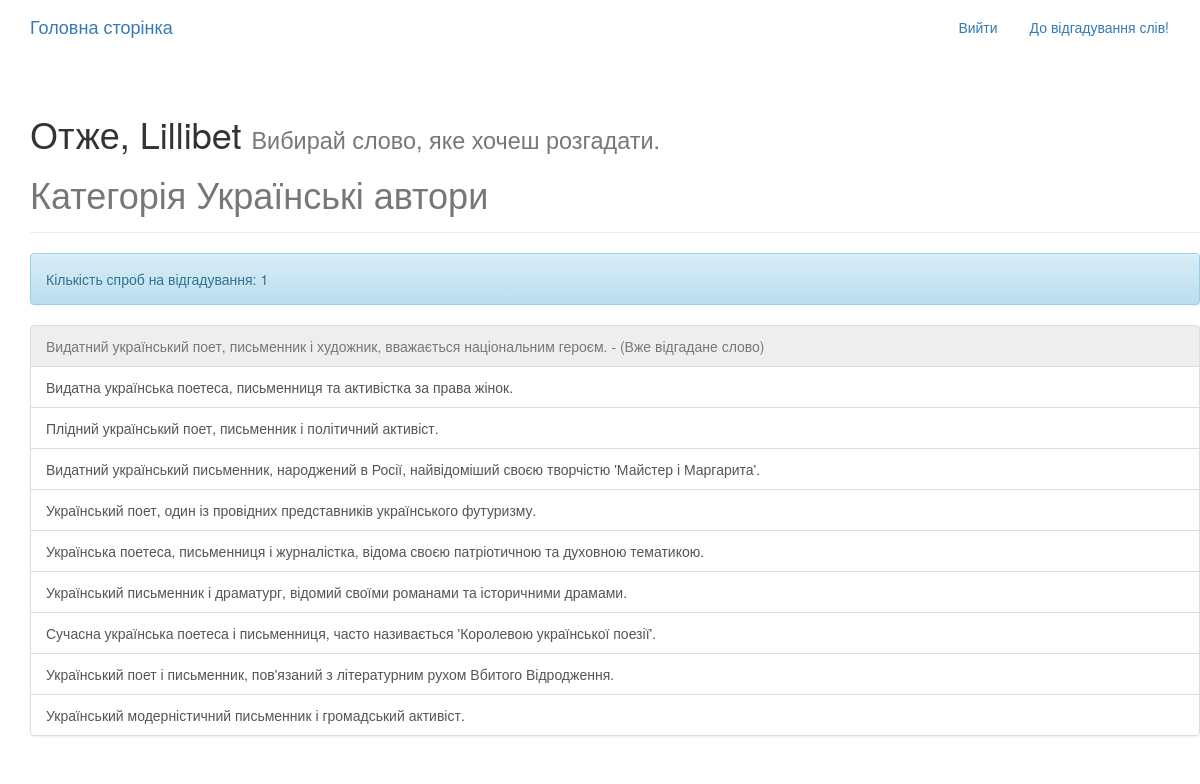
Screenshot of /game/categories/Українські автори/ (signed in) with the database file from the repository.
### game_app/models.py (models this page shows, shortened)
class Profile(models.Model):
    user = models.OneToOneField(User, on_delete=models.CASCADE)
    number_of_attempts_to_guess = models.IntegerField(default=3)
    masked_word = models.CharField(max_length=100, blank=True, null=True)
    letter = models.CharField(max_length=1, blank=True, null=True)

class Word(models.Model):
    word = models.TextField()
    description = models.TextField()
    category = models.TextField(blank=True, null=True)

### game_app/views.py (the view)
# urls.py: path('categories/<str:category>/', views.WordListView.as_view(), name='word_list'),
class WordListView(generic.ListView):
    model = Word
    template_name = 'game_app/word_list.html'
    context_object_name = 'words'
    def get_queryset(self):
        return Word.objects.filter(category=self.kwargs['category']) #this category is passed from html by click.
    def get_context_data(self, **kwargs):
        context = super().get_context_data(**kwargs)
        user = self.request.user
        context['user'] = user
        context['category'] = self.kwargs['category']
        guessed_words = []
        for item in user.profile.guessed_words.all():
            item = str(item)
            guessed_words.append(item)
        context['guessed_words'] = guessed_words
        return context

### game_app/models.py (called while the page is built)
    def __str__(self):
        return self.guessed_word

### game_app/templates/game_app/word_list.html
{% extends "base.html" %}
{% block content %}
<div class="container">
  <div class="row">
    <div class="page-header">
  <h1> Отже, {{ user.username }} <small>Вибирай слово, яке хочеш розгадати. <h1>Категорія {{category}}</h1></small></h1>
</div>
  <div class="alert alert-info" role="alert">Кількість спроб на відгадування: {{ user.profile.number_of_attempts_to_guess }} </div>
     <ul class="list-group">
     {% for word in words %}
       {% if word.word in guessed_words %}
         <li class="list-group-item list-group-item disabled ">{{word.description}} - (Вже відгадане слово)</li>
       {% else %}
       <a href="{% url 'game_app:masking-word' category=word.category pk=word.pk %}" class="list-group-item">{{word.description}}</a>
      {% endif %}
      {% endfor %}
       </ul>
  </div>
</div>
{% endblock %}

### templates/base.html (shortened to what this page needs)
<!DOCTYPE html>
{% load static %}
<html>
  <head>
    <link rel="stylesheet" href="https://maxcdn.bootstrapcdn.com/bootstrap/3.3.7/css/bootstrap.min.css">
    <link rel="stylesheet" href="https://maxcdn.bootstrapcdn.com/bootstrap/3.3.7/css/bootstrap-theme.min.css">
    <link rel="stylesheet" href="{% static 'words_play/css/master.css'%}">
  </head>
  <body>
    <nav class="navbar  mynav" role="navigation" id="navbar">
    			<div class="container">
            <a class="navbar-brand mynav" href="{% url 'home' %}">Головна сторінка</a>
    					<ul class="nav navbar-nav navbar-right">
    						{% if user.is_authenticated %}
                      <li><a href="{% url 'accounts:logout' %}" class="btn btn-simple">Вийти</a></li>
                      <li><a href="{% url 'game_app:category_list' %}" class="btn btn-simple">До відгадування слів!</a></li>
    						{% else %}
    						      <li><a href="{% url 'accounts:login' %}" class="btn btn-simple">Авторизуватись</a></li>
    						      <li><a href="{% url 'accounts:signup' %}" class="btn btn-simple">Зареєструватись</a></li>
    						{% endif %}
    					</ul>
    			</div>
    		</nav>
        <div class="container mycontent">
          {% block content %}
          {% endblock %}
        </div>
  </body>
</html>

### rows the page displays
Word: description "Видатний український поет, письменник і художник, вважається національним героєм."
Word: description "Видатна українська поетеса, письменниця та активістка за права жінок."
Word: description "Плідний український поет, письменник і політичний активіст."
Word: description "Видатний український письменник, народжений в Росії, найвідоміший своєю творчістю 'Майстер і Маргарита'."
Word: description "Український поет, один із провідних представників українського футуризму."
Word: description "Українська поетеса, письменниця і журналістка, відома своєю патріотичною та духовною тематикою."
Word: description "Український письменник і драматург, відомий своїми романами та історичними драмами."
Word: description "Сучасна українська поетеса і письменниця, часто називається 'Королевою української поезії'."
Word: description "Український поет і письменник, пов'язаний з літературним рухом Вбитого Відродження."
Word: description "Український модерністичний письменник і громадський активіст."

### other values shown
{{ user.username }} "Lillibet"
{{ category }} "Українські автори"
{{ user.profile.number_of_attempts_to_guess }} "1"
